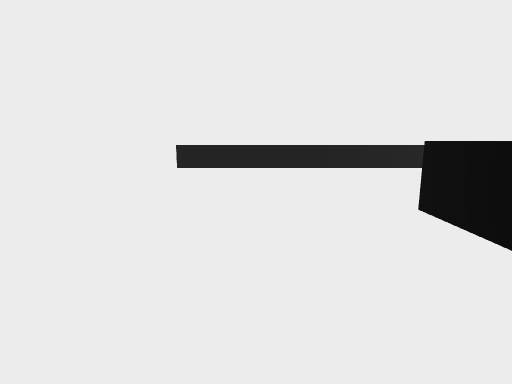
View 1 (above)

21 first-person views from a walk through a 3-D level made in the Unity game engine. The camera is 1.3 m above the floor, tilts 10° down and sees 80° across. The floor is counted in squares, 1 m on a side. Each view is taken from the middle of a square. On the plan, view 1 faces up. The plan holds only what a view shows up to about 14 squares ahead; the rest is blank. The player character is not drawn.

View 2
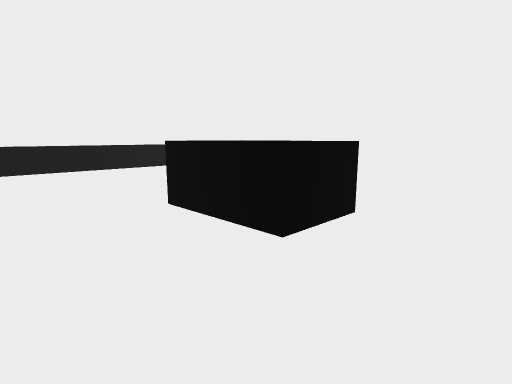

View 3
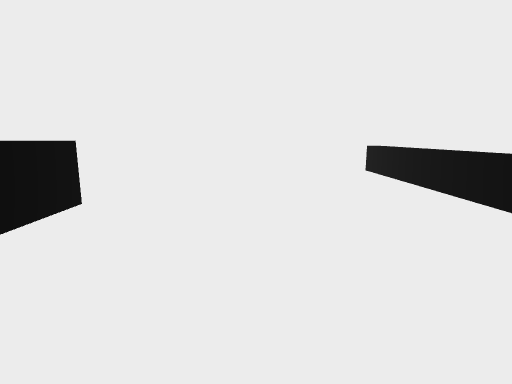

View 4
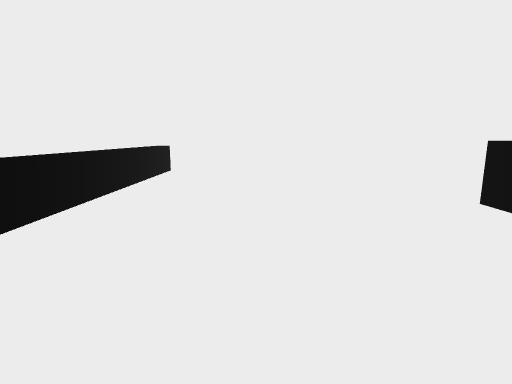

View 5
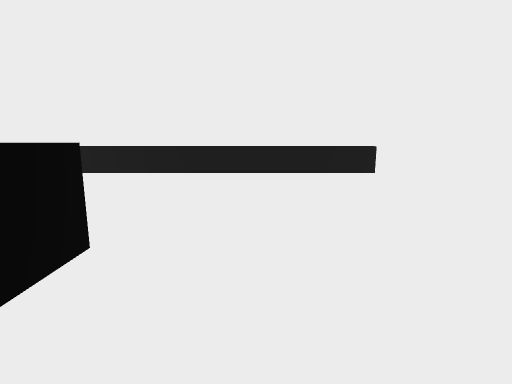

View 6
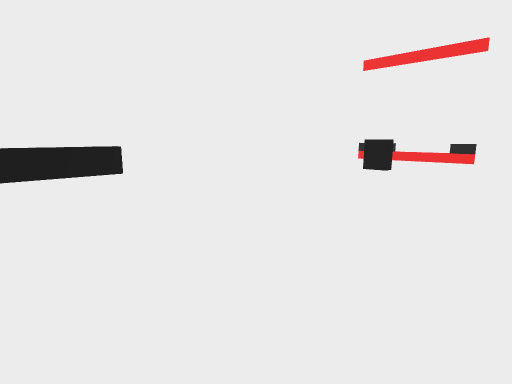

View 7
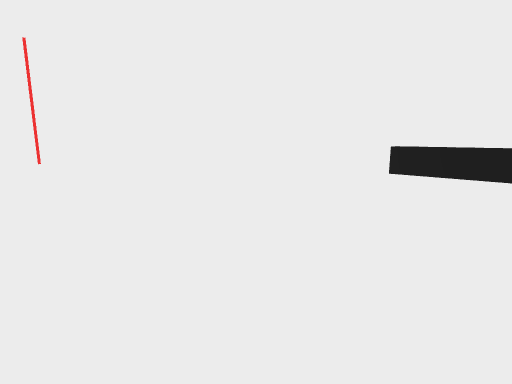

View 8
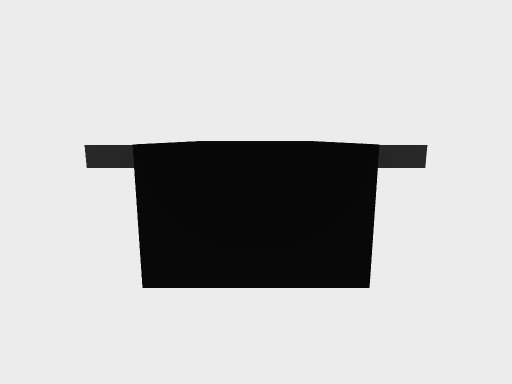

View 9
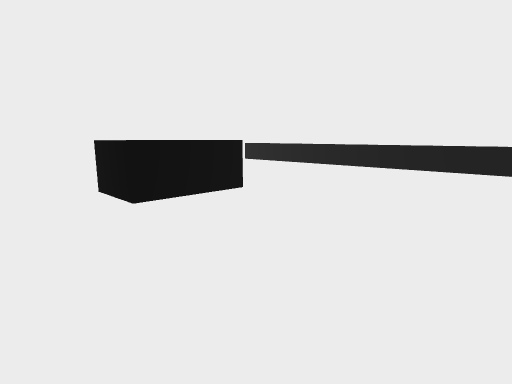

View 10
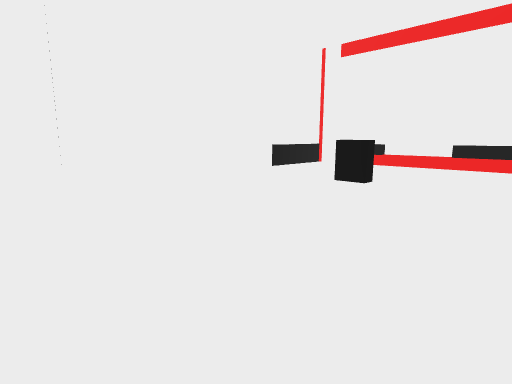

View 11
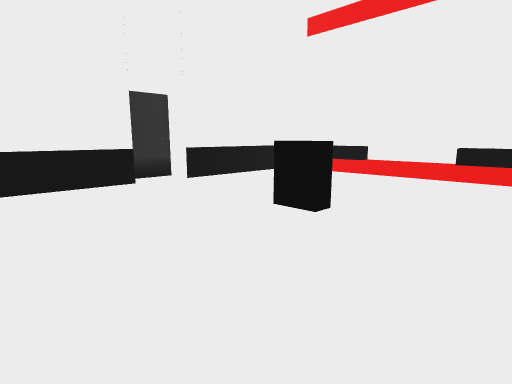

View 12
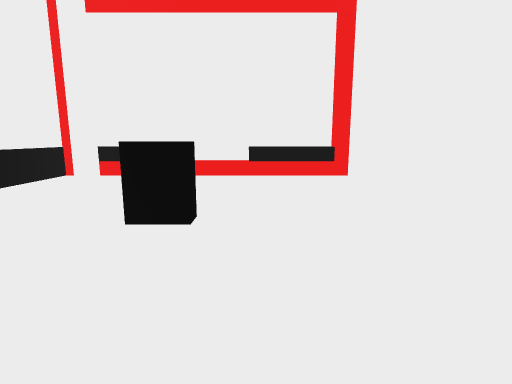

View 13
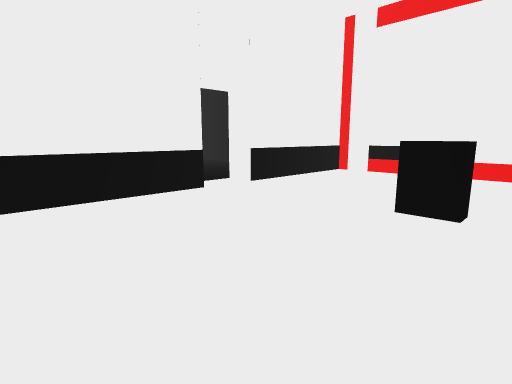

View 14
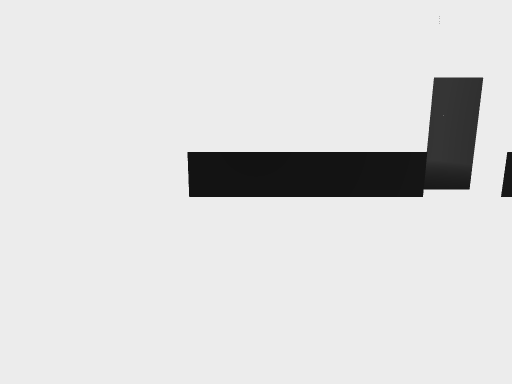

View 15
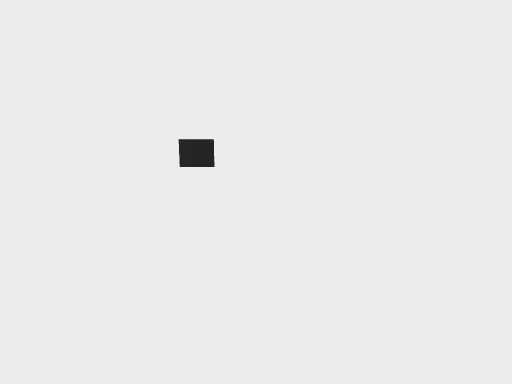

View 16
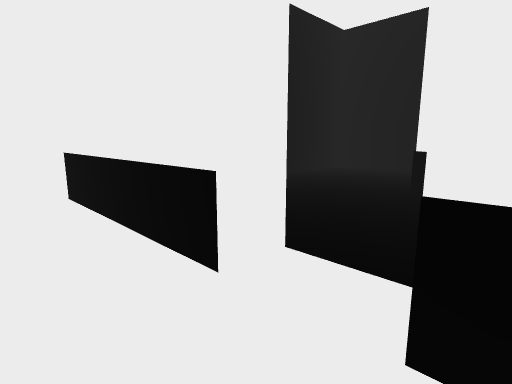

View 17
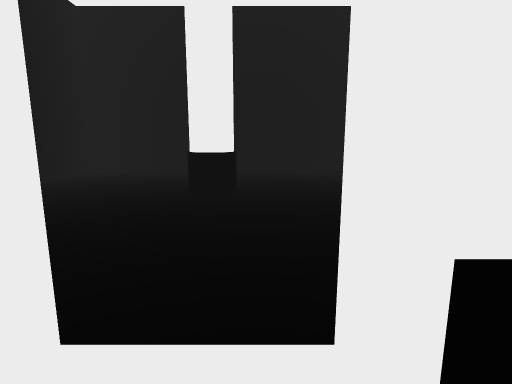

View 18
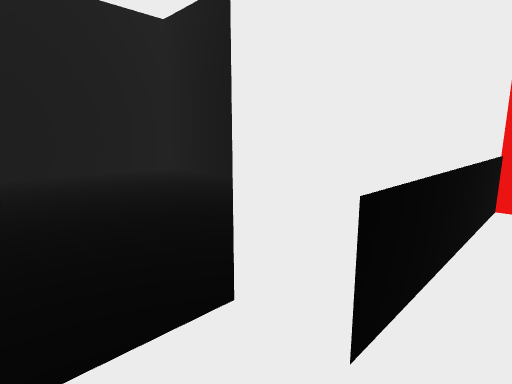

View 19
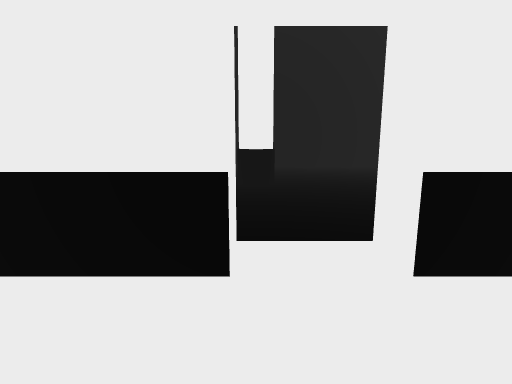

View 20
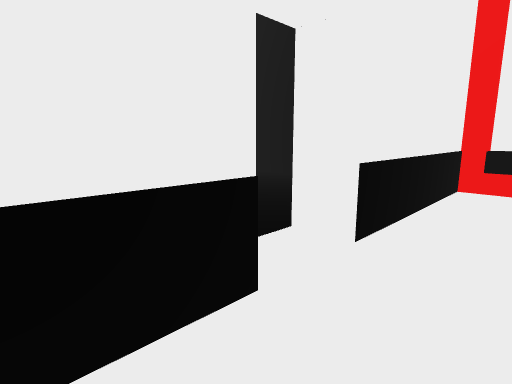

View 21
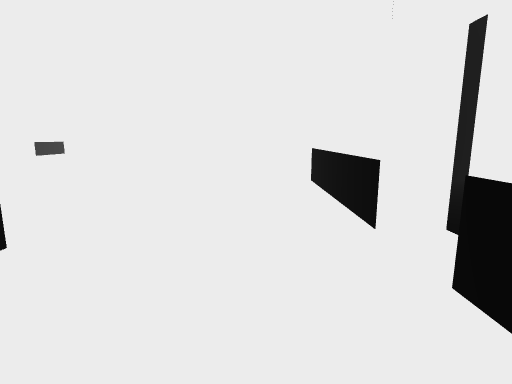

### Floor plan
Ten units are one square. View 1 is at (0, 0); x grows to the right and y downward. Boxes are objects, and circles mark ways between rooms. Rooms are numbered by the first view taken in them; rooms with no view inside come last. Other rooms are left out.
<svg viewBox="-190 -145 311 210">
<path fill="none" stroke="#000" d="M-35 -28 -35 60 115 60 115 -140 -35 -140 -35 -53M-36 55 115 55M116 -135 -35 -135M-108 47 -55 47 -55 -28 -35 -28M-164 27 -158 27 -158 32M-178 35 -178 47 -125 47M-178 -48 -183 -48 -183 42 -178 42M-35 -53 -178 -53M-178 -35 -178 -26"/>
<rect x="25" y="-55" width="30" height="30" fill="#bbb"><title>other object</title></rect>
<rect x="-185" y="25" width="10" height="10" fill="#bbb"><title>other object</title></rect>
<rect x="-185" y="-45" width="10" height="10" fill="#bbb"><title>other object</title></rect>
<rect x="-125" y="-15" width="10" height="20" fill="#bbb"><title>other object</title></rect>
<text x="40" y="-40">1</text>
<text x="-110" y="0">2</text>
</svg>

Where each view was taken, in squares from view 1:
view 1: 0 up, 0 right, facing up
view 2: 0 up, 0 right, facing up-right
view 3: 1 down, 1 left, facing right
view 4: 10 up, 1 left, facing right
view 5: 6 up, 1 right, facing down
view 6: 6 up, 1 right, facing down-left
view 7: 2 up, 1 right, facing up-left
view 8: 0 up, 4 right, facing up
view 9: 0 up, 11 right, facing up-left
view 10: 5 up, 3 left, facing down-left
view 11: 4 up, 7 left, facing down-left
view 12: 2 up, 7 left, facing left
view 13: 2 up, 6 left, facing down-left
view 14: 2 up, 7 left, facing down
view 15: 2 up, 11 left, facing right
view 16: 3 down, 13 left, facing down-right
view 17: 4 down, 12 left, facing down
view 18: 4 down, 11 left, facing down-left
view 19: 2 down, 11 left, facing down
view 20: 3 down, 9 left, facing down-left
view 21: 3 down, 15 left, facing right
